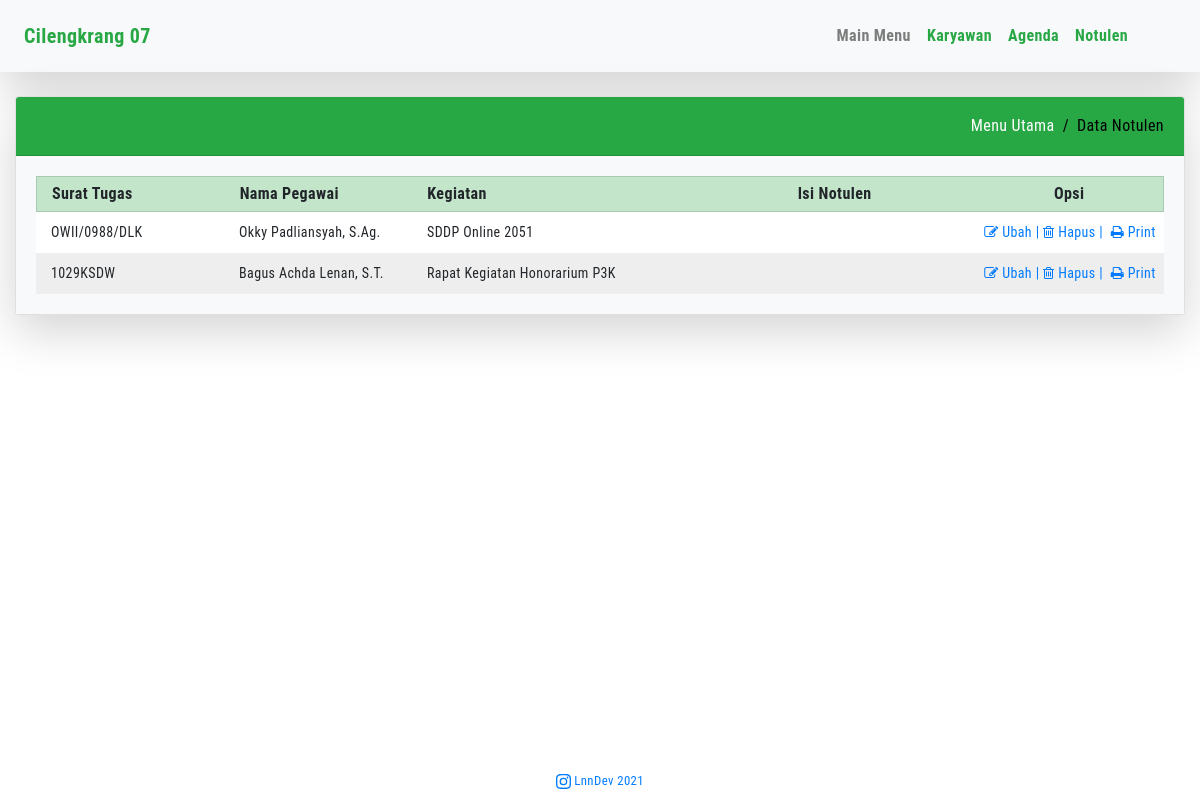
The page /show_notulen.php on the database as committed earlier.
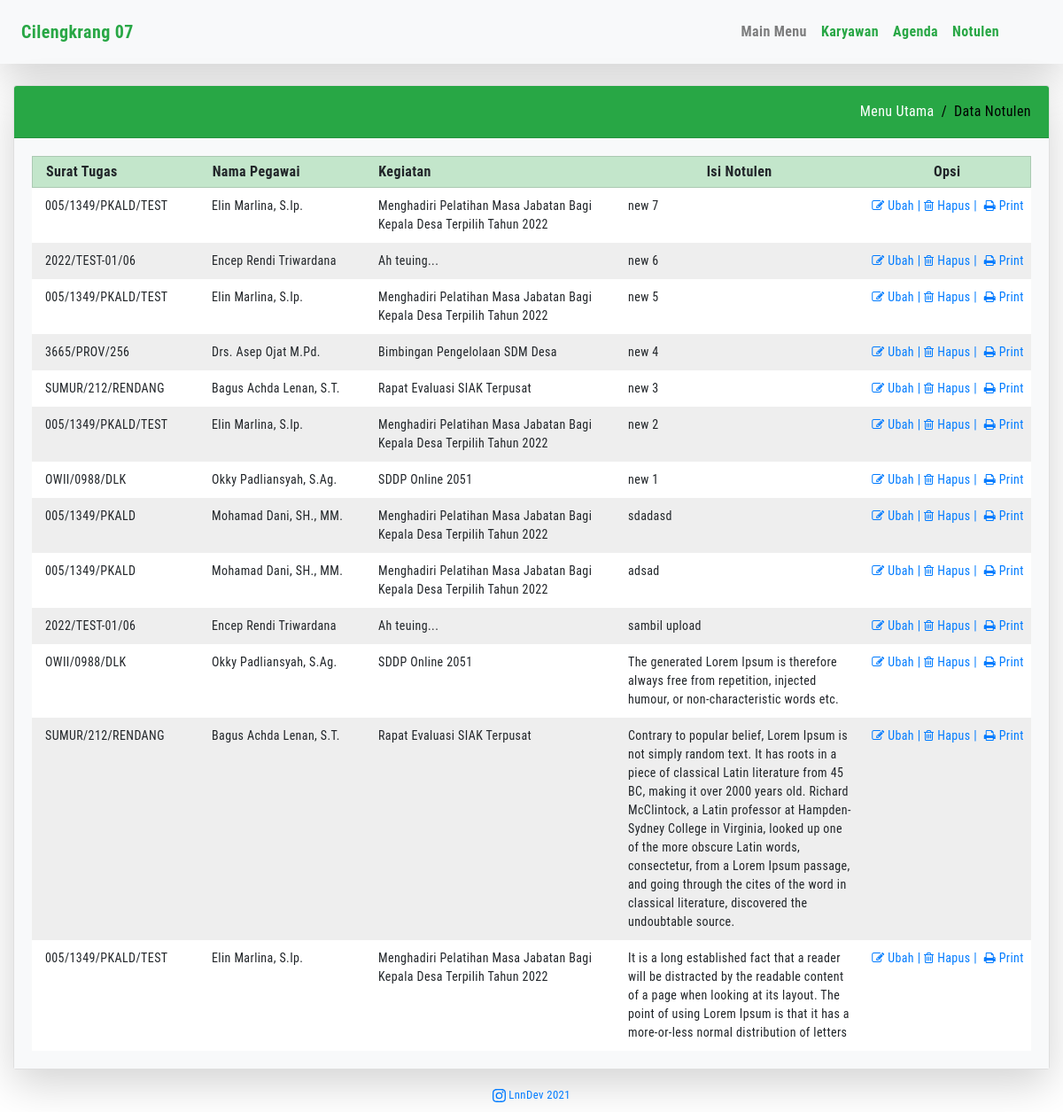
The same page on the database as committed later.
### tables this page shows
CREATE TABLE `data_notulen` (
  `id` int(11) NOT NULL,
  `isi_notulen` varchar(1000) NOT NULL,
  `id_agenda` int(11) NOT NULL,
  `file_name` varchar(50) NOT NULL,
  `created_at` timestamp NOT NULL DEFAULT current_timestamp(),
  `updated_at` datetime DEFAULT current_timestamp() ON UPDATE current_timestamp()
);

CREATE TABLE `data_agenda` (
  `id` int(11) NOT NULL,
  `dasar_surat` varchar(30) NOT NULL,
  `lokasi` varchar(30) NOT NULL,
  `kegiatan` varchar(100) NOT NULL,
  `tgl_mulai` date NOT NULL,
  `tgl_selesai` date NOT NULL,
  `jam_mulai` time NOT NULL,
  `jam_selesai` time NOT NULL,
  `pengikut_a` varchar(30) NOT NULL,
  `pengikut_b` varchar(30) NOT NULL,
  `pengikut_c` varchar(30) NOT NULL,
  `nip_a` bigint(18) NOT NULL,
  `nip_b` bigint(18) NOT NULL,
  `nip_c` bigint(18) NOT NULL,
  `id_asn` int(11) NOT NULL,
  `created_at` timestamp NOT NULL DEFAULT current_timestamp(),
  `updated_at` datetime DEFAULT current_timestamp() ON UPDATE current_timestamp()
);

CREATE TABLE `data_asn` (
  `id` int(3) NOT NULL,
  `name` varchar(50) NOT NULL,
  `nip` decimal(18,0) NOT NULL,
  `tempatlahir` varchar(30) NOT NULL,
  `tanggallahir` date NOT NULL,
  `golongan` varchar(30) NOT NULL,
  `jabatan` varchar(50) NOT NULL
);

### show_notulen.php (the view, shortened to what this page needs)
<!DOCTYPE html>
<html lang="id">
<head>
    <?php
    include 'head.php';
    ?>
</head>
<body>
    <?php
    require_once 'process_asn.php';
    include 'menu.php';
    ?>
    <?php
		$result = $mysqli->query("SELECT data_notulen.id, data_notulen.isi_notulen, data_notulen.id_agenda, data_agenda.dasar_surat, data_agenda.lokasi, data_agenda.kegiatan, data_agenda.id_asn, data_asn.name FROM data_notulen JOIN data_agenda ON data_notulen.id_agenda = data_agenda.id JOIN data_asn ON data_agenda.id_asn = data_asn.id ORDER BY data_notulen.created_at DESC") or die($mysqli->error);
    ?>
    <div class="container-fluid">
        <br>
        <div class="card shadow-lg">
            <div class="card-header bg-success text-white">
                <div class="d-flex top-breadcrumb">
                    <div>
                        <ol class="breadcrumb">
                            <li class="breadcrumb-item"><a href="index.php">Menu Utama</a></li>
                            <li class="breadcrumb-item active" aria-current="page">Data Notulen</li>
                        </ol>
                    </div>
                </div>
            </div>
            <div class="card-body bg-light">
                <div class="row grid-head d-flex align-items-center">
                    <div class="col-12 col-lg-2">
                        <strong>Surat Tugas</strong>
                    </div>
                    <div class="col-12 col-lg-2">
                        <strong>Nama Pegawai</strong>
                    </div>
                    <div class="col-12 col-lg-3">
                        <strong>Kegiatan</strong>
                    </div>
                    <div class="col-12 col-lg-3 text-center">
                        <strong>Isi Notulen</strong>
                    </div>
                    <div class="col-12 col-lg-2 text-center">
                        <strong>Opsi</strong>
                    </div>
                </div>
                <?php while ($row = $result->fetch_assoc()) : ?>
                    <div class="row grid-body">
                        <div class="col-12 col-lg-2">
                            <?php echo $row['dasar_surat']; ?>
                        </div>
                        <div class="col-12 col-lg-2">
                            <?php echo $row['name']; ?>
                        </div>
                        <div class="col-12 col-lg-3">
                            <?php echo $row['kegiatan']; ?>
                        </div>
                        <div class="col-12 col-lg-3">
                            <?php echo $row['isi_notulen']; ?>
                        </div>
                        <div class="col-12 col-lg-2 text-center px-0">
														<a href="" data-toggle="modal" data-target="#editNotulen<?php echo $row['id']; ?>" class="ml-1">
															<i class="fa fa-pencil-square-o" aria-hidden="true" data-toggle="tooltip" data-placement="bottom" title="Cetak"></i> Ubah |
														</a>
                            <a href="" data-toggle="modal" data-target="#hapusNotulen-<?php echo $row['id']; ?>" class="mr-1">
                                <i class="fa fa-trash-o" aria-hidden="true" data-toggle="tooltip" data-placement="bottom" title="Hapus"></i> Hapus |
                            </a>
                            <a href="" data-toggle="modal" data-target="#cetakSspd<?php echo $row['id']; ?>" class="mr-1">
                                <i class="fa fa-print" aria-hidden="true" data-toggle="tooltip" data-placement="bottom" title="Cetak"></i> Print
                            </a>
                        </div>
                    </div>
                <?php endwhile; ?>
            </div>
        </div>
    </div>
    <?php
    include 'footer.php';
    ?>
</body>
</html>

### head.php (shortened to what this page needs)
<link rel="stylesheet" href="assets/stylesheets/bootstrap.min.css">
<link rel="stylesheet" href="assets/stylesheets/custom.css">
<link rel="stylesheet" href="assets/stylesheets/sweetalert2.min.css">
<link rel="stylesheet" href="https://cdnjs.cloudflare.com/ajax/libs/font-awesome/4.7.0/css/font-awesome.min.css">

### menu.php (shortened to what this page needs)
<div>
	<nav class="navbar navbar-expand-lg navbar-light bg-light shadow-lg">
		<a class="navbar-brand pl-2 text-success" href="index.php">
			<strong>Cilengkrang 07</strong>
		</a>
		<div class="collapse navbar-collapse" id="navbarText">
			<span class="navbar-text">
				<ul class="navbar-nav mr-5">
					<li class="nav-item">
						<a class="nav-link" href="index.php"><strong class="text-black">Main Menu</strong></a>
					</li>
					<li class="nav-item">
						<a class="nav-link" href="show_asn.php"><strong class="text-success">Karyawan</strong></a>
					</li>
					<li class="nav-item">
						<a class="nav-link" href="show_agenda.php"><strong class="text-success">Agenda</strong></a>
					</li>
					<li class="nav-item">
						<a class="nav-link" href="show_notulen.php"><strong class="text-success">Notulen</strong></a>
					</li>
				</ul>
			</span>
		</div>
	</nav>
</div>

### footer.php (shortened to what this page needs)
<br>
<br>
<footer class="footer mt-auto py-3 fixed-bottom">
  <nav class="navbar navbar-expand-sm fixed-bottom d-flex justify-content-center">
    <span class="text-white">
      <a href="" class="small">
        LnnDev 2021
      </a>
    </span>
  </nav>
</footer>

### assets/stylesheets/custom.css (style rules this page uses)
body { font-family: 'Roboto Condensed', sans-serif; letter-spacing: .4px; }
.top-breadcrumb { padding: 5px 0; }
.breadcrumb { padding: 0; margin-bottom: 0; background-color: transparent; }
.breadcrumb-item a { color: #fff; }
.breadcrumb-item.active { color: #000; }
.breadcrumb-item+.breadcrumb-item::before { color: #000; }
.row { margin-right: 0; margin-left: 0; }
.grid-head { background-color: #c3e6cb; padding: 5px 0; border-width: 1px; border-style: solid; border-color: rgba(0,0,0,.125); }
.grid-body { padding: 10px 0; font-size: 14px; }
.grid-body:nth-child(even) { background-color: #FFF; }
.grid-body:nth-child(odd) { background-color: #EEE; }

Rows that differ between the two databases and show on the page:
removed data_notulen: id_agenda.dasar_surat "OWII/0988/DLK", data_asn.name "Okky Padliansyah, S.Ag.", id_agenda.kegiatan "SDDP Online 2051"
removed data_notulen: id_agenda.dasar_surat "1029KSDW", data_asn.name "Bagus Achda Lenan, S.T.", id_agenda.kegiatan "Rapat Kegiatan Honorarium P3K"
added data_notulen: id_agenda.dasar_surat "005/1349/PKALD/TEST", data_asn.name "Elin Marlina, S.Ip.", id_agenda.kegiatan "Menghadiri Pelatihan Masa Jabatan Bagi Kepala Desa Terpilih Tahun 2022", isi_notulen "new 7"
added data_notulen: id_agenda.dasar_surat "2022/TEST-01/06", data_asn.name "Encep Rendi Triwardana", id_agenda.kegiatan "Ah teuing...", isi_notulen "new 6"
added data_notulen: id_agenda.dasar_surat "005/1349/PKALD/TEST", data_asn.name "Elin Marlina, S.Ip.", id_agenda.kegiatan "Menghadiri Pelatihan Masa Jabatan Bagi Kepala Desa Terpilih Tahun 2022", isi_notulen "new 5"
added data_notulen: id_agenda.dasar_surat "3665/PROV/256", data_asn.name "Drs. Asep Ojat M.Pd.", id_agenda.kegiatan "Bimbingan Pengelolaan SDM Desa", isi_notulen "new 4"
added data_notulen: id_agenda.dasar_surat "SUMUR/212/RENDANG", data_asn.name "Bagus Achda Lenan, S.T.", id_agenda.kegiatan "Rapat Evaluasi SIAK Terpusat", isi_notulen "new 3"
added data_notulen: id_agenda.dasar_surat "005/1349/PKALD/TEST", data_asn.name "Elin Marlina, S.Ip.", id_agenda.kegiatan "Menghadiri Pelatihan Masa Jabatan Bagi Kepala Desa Terpilih Tahun 2022", isi_notulen "new 2"
added data_notulen: id_agenda.dasar_surat "OWII/0988/DLK", data_asn.name "Okky Padliansyah, S.Ag.", id_agenda.kegiatan "SDDP Online 2051", isi_notulen "new 1"
added data_notulen: id_agenda.dasar_surat "005/1349/PKALD", data_asn.name "Mohamad Dani, SH., MM.", id_agenda.kegiatan "Menghadiri Pelatihan Masa Jabatan Bagi Kepala Desa Terpilih Tahun 2022", isi_notulen "sdadasd"
added data_notulen: id_agenda.dasar_surat "005/1349/PKALD", data_asn.name "Mohamad Dani, SH., MM.", id_agenda.kegiatan "Menghadiri Pelatihan Masa Jabatan Bagi Kepala Desa Terpilih Tahun 2022", isi_notulen "adsad"
added data_notulen: id_agenda.dasar_surat "2022/TEST-01/06", data_asn.name "Encep Rendi Triwardana", id_agenda.kegiatan "Ah teuing...", isi_notulen "sambil upload"
added data_notulen: id_agenda.dasar_surat "OWII/0988/DLK", data_asn.name "Okky Padliansyah, S.Ag.", id_agenda.kegiatan "SDDP Online 2051", isi_notulen "The generated Lorem Ipsum is therefore always free from repetition, injected humour, or non-characteristic words etc."
added data_notulen: id_agenda.dasar_surat "SUMUR/212/RENDANG", data_asn.name "Bagus Achda Lenan, S.T.", id_agenda.kegiatan "Rapat Evaluasi SIAK Terpusat", isi_notulen "Contrary to popular belief, Lorem Ipsum is not simply random text. It has roots in a piece of classical Latin literature from 45 BC, making it over 2000 years old. Richard McClintock, a Latin professor at Hampden-Sydney College in Virginia, looked up one of the more obscure Latin words, consectetur, from a Lorem Ipsum passage, and going through the cites of the word in classical literature, discovered the undoubtable source."
added data_notulen: id_agenda.dasar_surat "005/1349/PKALD/TEST", data_asn.name "Elin Marlina, S.Ip.", id_agenda.kegiatan "Menghadiri Pelatihan Masa Jabatan Bagi Kepala Desa Terpilih Tahun 2022", isi_notulen "It is a long established fact that a reader will be distracted by the readable content of a page when looking at its layout. The point of using Lorem Ipsum is that it has a more-or-less normal distribution of letters"
